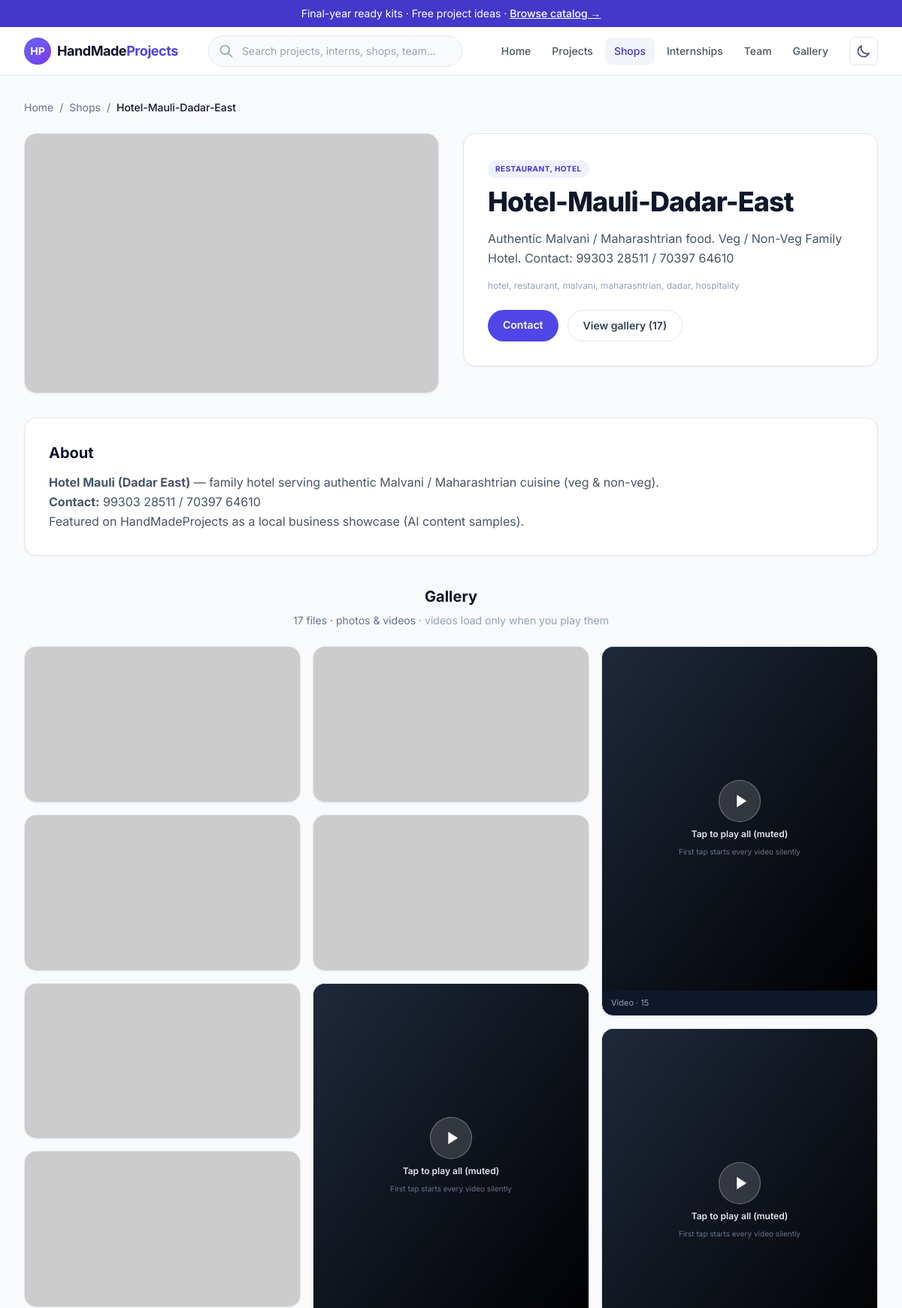
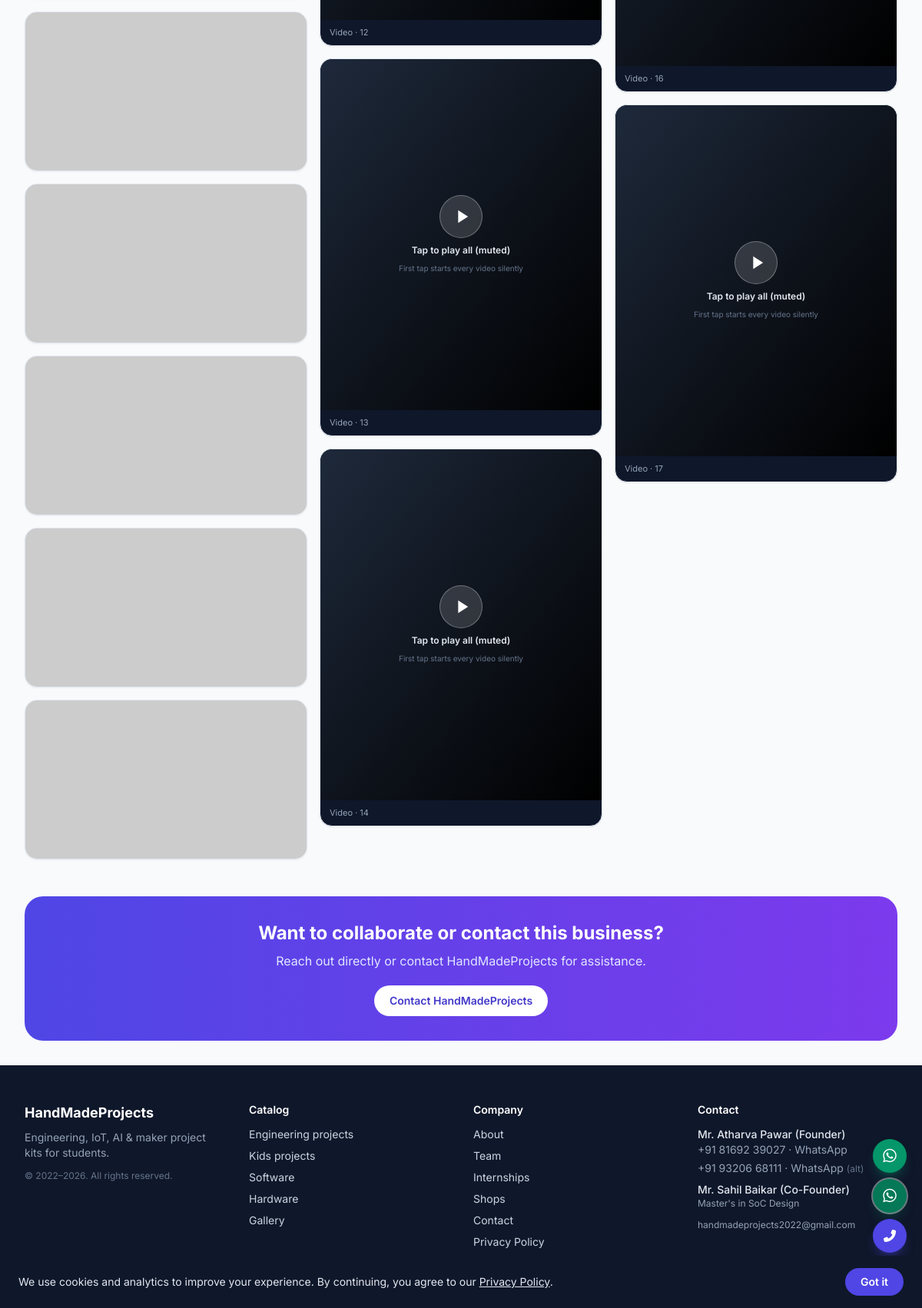
Screenshot of /shop/Hotel-Mauli-Dadar-East/ with the database file from the repository (2 pictures, top to bottom).
### mainapp/models.py (models this page shows, shortened)
class Businesswebinfo(models.Model):
    bid         = models.AutoField(primary_key=True)
    bname       = models.TextField(default="*")
    bcat        = models.TextField(default="*")
    bmainimg    = models.TextField(default="*")
    btags       = models.TextField(default="*")#, seprated image.links
    bhighlight  = models.TextField(default="*")
    binfo       = models.TextField(default="*")
    bownerimgs  = models.TextField(default="*") #; seprated image.links
    bgallery    = models.TextField(default="*") #; seprated image.links
    bytlinks    = models.TextField(default="*") #; seprated image.links
    bweblinks   = models.TextField(default="*") #; seprated image.links
    is_visible  = models.BooleanField(
        default=True,
        help_text="If unchecked/hidden, shop is hidden from the public directory.",
    )
    btimestamp  = models.DateTimeField(auto_now_add=True)

### mainapp/views/business.py (the view, shortened to what this page needs)
# urls.py: path('shop/<str:shopname>/', views.viewShop, name='viewshop'),
def viewShop(request, shopname):
    try:
        shop = get_object_or_404(Businesswebinfo, bname__iexact=shopname, is_visible=True)
        def _split_media(value):
            if not value or value.strip() == "*":
                return []
            items = []
            for part in value.replace("\r", "\n").split(";"):
                for chunk in part.split("\n"):
                    url = chunk.strip()
                    if url and url != "*":
                        raw_prefix = "https://raw.githubusercontent.com/AtharvaPawar456/hmp_assets/refs/heads/main/"
                        raw_prefix2 = "https://raw.githubusercontent.com/AtharvaPawar456/hmp_assets/main/"
                        if url.startswith(raw_prefix):
                            url = "https://cdn.jsdelivr.net/gh/AtharvaPawar456/hmp_assets@main/" + url[len(raw_prefix):]
                        elif url.startswith(raw_prefix2):
                            url = "https://cdn.jsdelivr.net/gh/AtharvaPawar456/hmp_assets@main/" + url[len(raw_prefix2):]
                        items.append(url)
            return items
        galleryImages = _split_media(shop.bgallery)
        ownerImages = _split_media(shop.bownerimgs)
        ytLinks = _split_media(shop.bytlinks)
        webLinks = _split_media(shop.bweblinks)
        main_imgs = _split_media(shop.bmainimg)
        if main_imgs:
            shop.bmainimg = main_imgs[0]
        seoKeywords = ", ".join(
            set(
                word.lower()
                for word in f"{shop.bname} {shop.bcat} {shop.btags} {shop.bhighlight}".replace(",", " ").split()
                if len(word) > 3
            )
        )
        content = {
            "shop": shop,
            "galleryImages": galleryImages,
            "ownerImages": ownerImages,
            "ytLinks": ytLinks,
            "webLinks": webLinks,
            "seoKeywords": seoKeywords,
        }
        return render(request, "BusinessSection/shop.html", content)
    except Http404:
        raise

### mainapp/templatetags/nav_tags.py (called while the page is built)
@register.simple_tag(takes_context=True)
def nav_active(context, *url_names):
    request = context.get('request')
    resolver_match = getattr(request, 'resolver_match', None)
    if not resolver_match or resolver_match.url_name not in url_names:
        return ''
    return 'text-brand-700 bg-slate-100 dark:bg-slate-800 dark:text-brand-400'

### mainapp/templates/BusinessSection/shop.html (shortened to what this page needs)
{% extends "systemsetup/base.html" %}
{% block content %}
<nav class="flex flex-wrap items-center gap-2 text-sm text-slate-500 dark:text-slate-400 mb-6">
  <a href="{% url 'welcome' %}" class="hover:text-brand-600">Home</a>
  <span>/</span>
  <a href="{% url 'viewallshop' %}" class="hover:text-brand-600">Shops</a>
  <span>/</span>
  <span class="text-slate-900 dark:text-white font-medium">{% if shop %}{{ shop.bname|title }}{% else %}Not found{% endif %}</span>
</nav>
{% if error %}
<div class="rounded-xl border border-red-200 dark:border-red-800 bg-red-50 dark:bg-red-900/30 p-4 text-red-800 dark:text-red-300 mb-6">
  {{ error }}
</div>
{% elif shop %}
<div class="grid grid-cols-1 md:grid-cols-2 gap-8 items-start">
  <div class="rounded-2xl border border-slate-200 dark:border-slate-700 bg-white dark:bg-slate-900 overflow-hidden shadow-sm">
    <img
      src="{{ shop.bmainimg }}"
      alt="{{ shop.bname }}"
      class="w-full h-auto max-h-[70vh] object-contain bg-slate-50 dark:bg-slate-900/60"
      onerror="this.onerror=null;this.src='https://placehold.co/960x600/e2e8f0/475569?text=Shop+image';"
    />
  </div>
  <div class="rounded-2xl border border-slate-200 dark:border-slate-700 bg-white dark:bg-slate-900 p-6 md:p-8 shadow-sm">
    {% if shop.bcat and shop.bcat != '*' %}
    <span class="inline-block text-[10px] font-bold uppercase tracking-wider bg-brand-50 dark:bg-brand-900/40 text-brand-700 dark:text-brand-300 px-2.5 py-1 rounded-full mb-3">
      {{ shop.bcat|title }}
    </span>
    {% endif %}
    <h1 class="text-3xl md:text-4xl font-extrabold text-slate-900 dark:text-white tracking-tight">
      {{ shop.bname|title }}
    </h1>
    {% if shop.bhighlight and shop.bhighlight != '*' %}
    <p class="mt-4 text-slate-600 dark:text-slate-300 leading-relaxed">
      {{ shop.bhighlight|safe }}
    </p>
    {% endif %}
    {% if shop.btags and shop.btags != '*' %}
    <p class="mt-4 text-xs text-slate-400 dark:text-slate-500">{{ shop.btags }}</p>
    {% endif %}
    <div class="mt-6 flex flex-wrap gap-3">
      <a href="{% url 'contactus' %}" class="rounded-full bg-brand-600 text-white text-sm font-semibold px-5 py-2.5 hover:bg-brand-700">Contact</a>
      {% if galleryImages %}
      <a href="#gallery" class="rounded-full border border-slate-200 dark:border-slate-700 text-sm font-semibold px-5 py-2.5 text-slate-700 dark:text-slate-200 hover:border-brand-300 dark:hover:border-brand-500">View gallery ({{ galleryImages|length }})</a>
      {% endif %}
    </div>
  </div>
</div>
{% if shop.binfo and shop.binfo != "*" %}
<div class="mt-8 rounded-2xl border border-slate-200 dark:border-slate-700 bg-white dark:bg-slate-900 p-6 md:p-8 shadow-sm">
  <h2 class="text-xl font-bold text-slate-900 dark:text-white mb-3">About</h2>
  <div class="text-slate-600 dark:text-slate-300 leading-relaxed prose prose-slate dark:prose-invert max-w-none prose-shop">
    {{ shop.binfo|safe }}
  </div>
</div>
{% endif %}
{% if galleryImages %}
<div id="gallery" class="mt-10 scroll-mt-24" data-lazy-gallery>
  <h2 class="text-xl font-bold text-slate-900 dark:text-white text-center mb-2">Gallery</h2>
  <p class="text-center text-sm text-slate-500 dark:text-slate-400 mb-6">
    {{ galleryImages|length }} file{{ galleryImages|length|pluralize }} · photos &amp; videos
    <span class="block sm:inline sm:before:content-['·_'] text-slate-400 dark:text-slate-500">videos load only when you play them</span>
  </p>
  <div class="shop-masonry columns-1 sm:columns-2 lg:columns-3 gap-4">
    {% for img in galleryImages %}
      {% if ".mp4" in img|lower or ".webm" in img|lower %}
        <div class="lazy-video-card break-inside-avoid mb-4 rounded-2xl border border-slate-200 dark:border-slate-700 bg-slate-900 overflow-hidden shadow-sm" data-video-src="{{ img }}">
          <div class="relative min-h-[200px] aspect-[4/5] max-h-[520px] bg-gradient-to-br from-slate-800 to-black flex items-center justify-center">
            <button
              type="button"
              class="lazy-video-play relative z-10 flex flex-col items-center gap-2 text-white focus:outline-none focus-visible:ring-2 focus-visible:ring-brand-400 rounded-xl px-4 py-3"
              aria-label="Load and play video {{ forloop.counter }}"
            >
              <span class="h-14 w-14 rounded-full bg-white/15 border border-white/30 backdrop-blur flex items-center justify-center hover:bg-white/25 transition">
                <svg class="h-7 w-7 ml-0.5" fill="currentColor" viewBox="0 0 24 24" aria-hidden="true"><path d="M8 5v14l11-7z"/></svg>
              </span>
              <span class="text-xs font-semibold text-slate-200">Tap to play all (muted)</span>
              <span class="text-[10px] text-slate-500 dark:text-slate-400">First tap starts every video silently</span>
            </button>
          </div>
          <p class="px-3 py-2 text-[11px] text-slate-400 dark:text-slate-500 truncate">Video · {{ forloop.counter }}</p>
        </div>
      {% else %}
        <a
          href="{{ img }}"
          target="_blank"
          rel="noopener"
          class="shop-masonry-item break-inside-avoid mb-4 block group rounded-2xl border border-slate-200 dark:border-slate-700 overflow-hidden bg-slate-50 dark:bg-slate-900/60 shadow-sm hover:shadow-lg hover:border-brand-200 transition"
        >
          <img
            src="{{ img }}"
            alt="{{ shop.bname }} gallery {{ forloop.counter }}"
            class="block w-full h-auto max-w-full align-middle group-hover:brightness-[1.02] transition duration-300"
            loading="lazy"
            decoding="async"
            fetchpriority="low"
            onerror="this.onerror=null;this.src='https://placehold.co/640x360/e2e8f0/64748b?text=Image+unavailable';"
          >
        </a>
      {% endif %}
    {% endfor %}
  </div>
</div>
{% else %}
<div id="gallery" class="mt-10 scroll-mt-24 rounded-2xl border border-dashed border-slate-200 dark:border-slate-700 bg-white dark:bg-slate-900 p-8 text-center text-sm text-slate-500 dark:text-slate-400">
  No gallery files for this shop yet.
</div>
{% endif %}
<div class="mt-12 rounded-3xl bg-gradient-to-r from-brand-600 to-violet-600 text-white p-8 text-center">
  <h3 class="text-2xl font-bold mb-2">Want to collaborate or contact this business?</h3>
  <p class="text-brand-100">Reach out directly or contact HandMadeProjects for assistance.</p>
  <a href="{% url 'contactus' %}" class="inline-flex mt-5 rounded-full bg-white dark:bg-white text-brand-700 dark:text-brand-300 font-semibold px-5 py-2.5 text-sm">Contact HandMadeProjects</a>
</div>
{% endif %}
{% endblock %}

### mainapp/templates/systemsetup/base.html (style rules this page uses)
html, body { min-height: 100%; margin: 0; }

### mainapp/templates/BusinessSection/shop.html (style rules this page uses)
.shop-masonry { column-gap: 1rem; }
.shop-masonry > * { break-inside: avoid; -webkit-column-break-inside: avoid; page-break-inside: avoid; }
.shop-masonry img { width: 100%; height: auto; display: block; vertical-align: middle; }

### rows the page displays
Businesswebinfo: bname "Hotel-Mauli-Dadar-East", bcat "RESTAURANT, HOTEL", bhighlight "Authentic Malvani / Maharashtrian food. Veg / Non-Veg Family Hotel. Contact: 99303 28511 / 70397 64610", btags "hotel, restaurant, malvani, maharashtrian, dadar, hospitality", binfo "Hotel Mauli (Dadar East) — family hotel serving authentic Malvani / Maharashtrian cuisine (veg & non-veg). Contact: 99303 28511 / 70397 64610 Featured on HandMadeProjects as a local business showcase (AI content samples)."

### other values shown
{{ galleryImages|length }} "17"
{{ contact_phone_display }} "+91 81692 39027"
{{ contact_phone_alt_display }} "+91 93206 68111"
